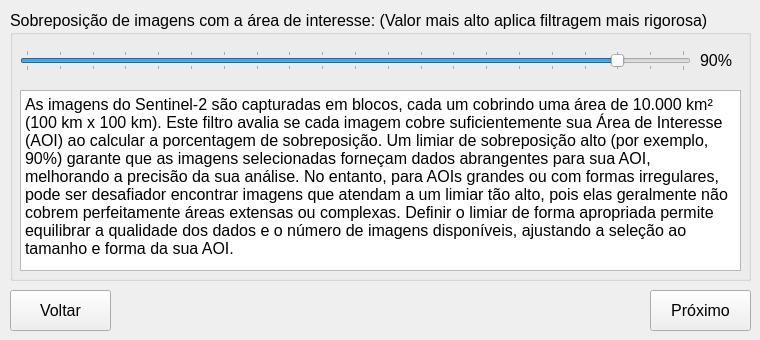
   <widget class="QWidget" name="tab_6">
    <attribute name="title">
     <string>Passo 6</string>
    </attribute>
    <widget class="QGroupBox" name="groupBox_14">
     <property name="geometry">
      <rect>
       <x>10</x>
       <y>10</y>
       <width>741</width>
       <height>271</height>
      </rect>
     </property>
     <property name="font">
      <font>
       <pointsize>12</pointsize>
      </font>
     </property>
     <property name="title">
      <string>Sobreposição de imagens com a área de interesse: (Valor mais alto aplica filtragem mais rigorosa)</string>
     </property>
     <widget class="QSlider" name="horizontalSlider_aio_cover">
      <property name="enabled">
       <bool>true</bool>
      </property>
      <property name="geometry">
       <rect>
        <x>10</x>
        <y>40</y>
        <width>671</width>
        <height>21</height>
       </rect>
      </property>
      <property name="autoFillBackground">
       <bool>false</bool>
      </property>
      <property name="minimum">
       <number>0</number>
      </property>
      <property name="maximum">
       <number>100</number>
      </property>
      <property name="singleStep">
       <number>5</number>
      </property>
      <property name="pageStep">
       <number>5</number>
      </property>
      <property name="value">
       <number>90</number>
      </property>
      <property name="sliderPosition">
       <number>90</number>
      </property>
      <property name="orientation">
       <enum>Qt::Horizontal</enum>
      </property>
      <property name="tickPosition">
       <enum>QSlider::TicksBothSides</enum>
      </property>
     </widget>
     <widget class="QLabel" name="label_coverage">
      <property name="geometry">
       <rect>
        <x>690</x>
        <y>40</y>
        <width>51</width>
        <height>21</height>
       </rect>
      </property>
      <property name="font">
       <font>
        <pointsize>12</pointsize>
       </font>
      </property>
      <property name="text">
       <string>90%</string>
      </property>
     </widget>
     <widget class="QLabel" name="label_3">
      <property name="geometry">
       <rect>
        <x>120</x>
        <y>-40</y>
        <width>31</width>
        <height>21</height>
       </rect>
      </property>
      <property name="text">
       <string>90%</string>
      </property>
     </widget>
     <widget class="QPlainTextEdit" name="plainTextEdit_2">
      <property name="geometry">
       <rect>
        <x>10</x>
        <y>80</y>
        <width>721</width>
        <height>181</height>
       </rect>
      </property>
      <property name="font">
       <font>
        <pointsize>12</pointsize>
       </font>
      </property>
      <property name="plainText">
       <string>As imagens do Sentinel-2 são capturadas em blocos, cada um cobrindo uma área de 10.000 km² (100 km x 100 km). Este filtro avalia se cada imagem cobre suficientemente sua Área de Interesse (AOI) ao calcular a porcentagem de sobreposição. Um limiar de sobreposição alto (por exemplo, 90%) garante que as imagens selecionadas forneçam dados abrangentes para sua AOI, melhorando a precisão da sua análise. No entanto, para AOIs grandes ou com formas irregulares, pode ser desafiador encontrar imagens que atendam a um limiar tão alto, pois elas geralmente não cobrem perfeitamente áreas extensas ou complexas. Definir o limiar de forma apropriada permite equilibrar a qualidade dos dados e o número de imagens disponíveis, ajustando a seleção ao tamanho e forma da sua AOI.</string>
      </property>
     </widget>
    </widget>
    <widget class="QPushButton" name="QPushButton_next_3">
     <property name="geometry">
      <rect>
       <x>650</x>
       <y>290</y>
       <width>101</width>
       <height>41</height>
      </rect>
     </property>
     <property name="font">
      <font>
       <pointsize>12</pointsize>
      </font>
     </property>
     <property name="text">
      <string>Próximo</string>
     </property>
     <property name="icon">
      <iconset>
       <normaloff>../medias/icons8-forward-button-50.png</normaloff>../medias/icons8-forward-button-50.png</iconset>
     </property>
    </widget>
    <widget class="QPushButton" name="QPushButton_back_3">
     <property name="enabled">
      <bool>true</bool>
     </property>
     <property name="geometry">
      <rect>
       <x>10</x>
       <y>290</y>
       <width>101</width>
       <height>41</height>
      </rect>
     </property>
     <property name="font">
      <font>
       <pointsize>12</pointsize>
      </font>
     </property>
     <property name="text">
      <string>Voltar</string>
     </property>
     <property name="icon">
      <iconset>
       <normaloff>../medias/icons8-back-button-50.png</normaloff>../medias/icons8-back-button-50.png</iconset>
     </property>
    </widget>
    <widget class="QLabel" name="label">
     <property name="geometry">
      <rect>
       <x>10</x>
       <y>190</y>
       <width>111</width>
       <height>21</height>
      </rect>
     </property>
     <property name="text">
      <string/>
     </property>
    </widget>
   </widget>
